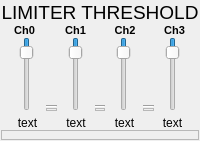
      <widget class="QFrame" name="verticalFrame_scroll_contro_right">
       <layout class="QVBoxLayout" name="verticalLayout_6" stretch="1,1,8,1,1">
        <property name="spacing">
         <number>0</number>
        </property>
        <property name="leftMargin">
         <number>1</number>
        </property>
        <property name="topMargin">
         <number>1</number>
        </property>
        <property name="rightMargin">
         <number>1</number>
        </property>
        <property name="bottomMargin">
         <number>1</number>
        </property>
        <item>
         <widget class="QLabel" name="label_13">
          <property name="font">
           <font>
            <family>Segoe UI</family>
            <pointsize>14</pointsize>
            <weight>50</weight>
            <bold>false</bold>
           </font>
          </property>
          <property name="text">
           <string>LIMITER THRESHOLD</string>
          </property>
          <property name="alignment">
           <set>Qt::AlignBottom|Qt::AlignHCenter</set>
          </property>
          <property name="QLabelMainBig_SegoeUI12pt" stdset="0">
           <string>true</string>
          </property>
         </widget>
        </item>
        <item>
         <layout class="QHBoxLayout" name="horizontalLayout_5">
          <property name="spacing">
           <number>0</number>
          </property>
          <item>
           <widget class="QLabel" name="label_7">
            <property name="font">
             <font>
              <family>MS Shell Dlg 2</family>
              <pointsize>8</pointsize>
              <weight>75</weight>
              <bold>true</bold>
             </font>
            </property>
            <property name="text">
             <string>Ch0 </string>
            </property>
            <property name="textFormat">
             <enum>Qt::AutoText</enum>
            </property>
            <property name="alignment">
             <set>Qt::AlignCenter</set>
            </property>
           </widget>
          </item>
          <item>
           <widget class="QLabel" name="label_8">
            <property name="font">
             <font>
              <family>MS Shell Dlg 2</family>
              <pointsize>8</pointsize>
              <weight>75</weight>
              <bold>true</bold>
             </font>
            </property>
            <property name="text">
             <string>Ch1</string>
            </property>
            <property name="textFormat">
             <enum>Qt::AutoText</enum>
            </property>
            <property name="alignment">
             <set>Qt::AlignCenter</set>
            </property>
           </widget>
          </item>
          <item>
           <widget class="QLabel" name="label_9">
            <property name="font">
             <font>
              <family>MS Shell Dlg 2</family>
              <pointsize>8</pointsize>
              <weight>75</weight>
              <bold>true</bold>
             </font>
            </property>
            <property name="text">
             <string>Ch2</string>
            </property>
            <property name="textFormat">
             <enum>Qt::AutoText</enum>
            </property>
            <property name="alignment">
             <set>Qt::AlignCenter</set>
            </property>
           </widget>
          </item>
          <item>
           <widget class="QLabel" name="label_25">
            <property name="font">
             <font>
              <family>MS Shell Dlg 2</family>
              <pointsize>8</pointsize>
              <weight>75</weight>
              <bold>true</bold>
             </font>
            </property>
            <property name="text">
             <string>Ch3</string>
            </property>
            <property name="textFormat">
             <enum>Qt::AutoText</enum>
            </property>
            <property name="alignment">
             <set>Qt::AlignCenter</set>
            </property>
           </widget>
          </item>
         </layout>
        </item>
        <item>
         <layout class="QHBoxLayout" name="horizontalLayout_2" stretch="2,1,2,1,2,1,2">
          <property name="spacing">
           <number>0</number>
          </property>
          <property name="leftMargin">
           <number>10</number>
          </property>
          <property name="rightMargin">
           <number>10</number>
          </property>
          <property name="bottomMargin">
           <number>5</number>
          </property>
          <item>
           <widget class="QSlider_USER" name="ch0thr">
            <property name="sizePolicy">
             <sizepolicy hsizetype="Preferred" vsizetype="Preferred">
              <horstretch>0</horstretch>
              <verstretch>0</verstretch>
             </sizepolicy>
            </property>
            <property name="autoFillBackground">
             <bool>false</bool>
            </property>
            <property name="maximum">
             <number>672</number>
            </property>
            <property name="value">
             <number>96</number>
            </property>
            <property name="orientation">
             <enum>Qt::Vertical</enum>
            </property>
            <property name="invertedAppearance">
             <bool>true</bool>
            </property>
            <property name="invertedControls">
             <bool>false</bool>
            </property>
           </widget>
          </item>
          <item>
           <layout class="QVBoxLayout" name="verticalLayout_19" stretch="2,1">
            <property name="leftMargin">
             <number>3</number>
            </property>
            <property name="topMargin">
             <number>68</number>
            </property>
            <property name="rightMargin">
             <number>3</number>
            </property>
            <item>
             <widget class="Line" name="line_8">
              <property name="orientation">
               <enum>Qt::Horizontal</enum>
              </property>
             </widget>
            </item>
            <item>
             <widget class="QFrame" name="frame_10">
              <property name="frameShape">
               <enum>QFrame::StyledPanel</enum>
              </property>
              <property name="frameShadow">
               <enum>QFrame::Raised</enum>
              </property>
             </widget>
            </item>
           </layout>
          </item>
          <item>
           <widget class="QSlider_USER" name="ch1thr">
            <property name="sizePolicy">
             <sizepolicy hsizetype="Preferred" vsizetype="Preferred">
              <horstretch>0</horstretch>
              <verstretch>0</verstretch>
             </sizepolicy>
            </property>
            <property name="autoFillBackground">
             <bool>false</bool>
            </property>
            <property name="maximum">
             <number>672</number>
            </property>
            <property name="value">
             <number>96</number>
            </property>
            <property name="orientation">
             <enum>Qt::Vertical</enum>
            </property>
            <property name="invertedAppearance">
             <bool>true</bool>
            </property>
            <property name="invertedControls">
             <bool>false</bool>
            </property>
           </widget>
          </item>
          <item>
           <layout class="QVBoxLayout" name="verticalLayout_20" stretch="2,1">
            <property name="leftMargin">
             <number>3</number>
            </property>
            <property name="topMargin">
             <number>68</number>
            </property>
            <property name="rightMargin">
             <number>3</number>
            </property>
            <item>
             <widget class="Line" name="line_9">
              <property name="orientation">
               <enum>Qt::Horizontal</enum>
              </property>
             </widget>
            </item>
            <item>
             <widget class="QFrame" name="frame_11">
              <property name="frameShape">
               <enum>QFrame::StyledPanel</enum>
              </property>
              <property name="frameShadow">
               <enum>QFrame::Raised</enum>
              </property>
             </widget>
            </item>
           </layout>
          </item>
          <item>
           <widget class="QSlider_USER" name="ch2thr">
            <property name="sizePolicy">
             <sizepolicy hsizetype="Preferred" vsizetype="Preferred">
              <horstretch>0</horstretch>
              <verstretch>0</verstretch>
             </sizepolicy>
            </property>
            <property name="autoFillBackground">
             <bool>false</bool>
            </property>
            <property name="maximum">
             <number>672</number>
            </property>
            <property name="value">
             <number>96</number>
            </property>
            <property name="orientation">
             <enum>Qt::Vertical</enum>
            </property>
            <property name="invertedAppearance">
             <bool>true</bool>
            </property>
            <property name="invertedControls">
             <bool>false</bool>
            </property>
           </widget>
          </item>
          <item>
           <layout class="QVBoxLayout" name="verticalLayout_21" stretch="2,1">
            <property name="leftMargin">
             <number>3</number>
            </property>
            <property name="topMargin">
             <number>68</number>
            </property>
            <property name="rightMargin">
             <number>3</number>
            </property>
            <item>
             <widget class="Line" name="line_10">
              <property name="orientation">
               <enum>Qt::Horizontal</enum>
              </property>
             </widget>
            </item>
            <item>
             <widget class="QFrame" name="frame_12">
              <property name="frameShape">
               <enum>QFrame::StyledPanel</enum>
              </property>
              <property name="frameShadow">
               <enum>QFrame::Raised</enum>
              </property>
             </widget>
            </item>
           </layout>
          </item>
          <item>
           <widget class="QSlider_USER" name="ch3thr">
            <property name="sizePolicy">
             <sizepolicy hsizetype="Preferred" vsizetype="Preferred">
              <horstretch>0</horstretch>
              <verstretch>0</verstretch>
             </sizepolicy>
            </property>
            <property name="layoutDirection">
             <enum>Qt::LeftToRight</enum>
            </property>
            <property name="autoFillBackground">
             <bool>false</bool>
            </property>
            <property name="maximum">
             <number>672</number>
            </property>
            <property name="pageStep">
             <number>1</number>
            </property>
            <property name="value">
             <number>96</number>
            </property>
            <property name="orientation">
             <enum>Qt::Vertical</enum>
            </property>
            <property name="invertedAppearance">
             <bool>true</bool>
            </property>
            <property name="invertedControls">
             <bool>false</bool>
            </property>
           </widget>
          </item>
         </layout>
        </item>
        <item>
         <layout class="QHBoxLayout" name="horizontalLayout_4">
          <property name="spacing">
           <number>5</number>
          </property>
          <property name="leftMargin">
           <number>5</number>
          </property>
          <property name="rightMargin">
           <number>5</number>
          </property>
          <item>
           <widget class="QLabel" name="ch0thrLabel">
            <property name="sizePolicy">
             <sizepolicy hsizetype="Maximum" vsizetype="Preferred">
              <horstretch>0</horstretch>
              <verstretch>0</verstretch>
             </sizepolicy>
            </property>
            <property name="maximumSize">
             <size>
              <width>80</width>
              <height>30</height>
             </size>
            </property>
            <property name="frameShape">
             <enum>QFrame::NoFrame</enum>
            </property>
            <property name="text">
             <string>text</string>
            </property>
            <property name="alignment">
             <set>Qt::AlignCenter</set>
            </property>
            <property name="lbl_type" stdset="0">
             <string>vol</string>
            </property>
           </widget>
          </item>
          <item>
           <widget class="QLabel" name="ch1thrLabel">
            <property name="sizePolicy">
             <sizepolicy hsizetype="Maximum" vsizetype="Preferred">
              <horstretch>0</horstretch>
              <verstretch>0</verstretch>
             </sizepolicy>
            </property>
            <property name="maximumSize">
             <size>
              <width>80</width>
              <height>30</height>
             </size>
            </property>
            <property name="frameShape">
             <enum>QFrame::NoFrame</enum>
            </property>
            <property name="text">
             <string>text</string>
            </property>
            <property name="alignment">
             <set>Qt::AlignCenter</set>
            </property>
            <property name="lbl_type" stdset="0">
             <string>vol</string>
            </property>
           </widget>
          </item>
          <item>
           <widget class="QLabel" name="ch2thrLabel">
            <property name="sizePolicy">
             <sizepolicy hsizetype="Maximum" vsizetype="Preferred">
              <horstretch>0</horstretch>
              <verstretch>0</verstretch>
             </sizepolicy>
            </property>
            <property name="maximumSize">
             <size>
              <width>80</width>
              <height>30</height>
             </size>
            </property>
            <property name="frameShape">
             <enum>QFrame::NoFrame</enum>
            </property>
            <property name="text">
             <string>text</string>
            </property>
            <property name="alignment">
             <set>Qt::AlignCenter</set>
            </property>
            <property name="lbl_type" stdset="0">
             <string>vol</string>
            </property>
           </widget>
          </item>
          <item>
           <widget class="QLabel" name="ch3thrLabel">
            <property name="sizePolicy">
             <sizepolicy hsizetype="Maximum" vsizetype="Preferred">
              <horstretch>0</horstretch>
              <verstretch>0</verstretch>
             </sizepolicy>
            </property>
            <property name="maximumSize">
             <size>
              <width>80</width>
              <height>30</height>
             </size>
            </property>
            <property name="frameShape">
             <enum>QFrame::NoFrame</enum>
            </property>
            <property name="text">
             <string>text</string>
            </property>
            <property name="alignment">
             <set>Qt::AlignCenter</set>
            </property>
            <property name="lbl_type" stdset="0">
             <string>vol</string>
            </property>
           </widget>
          </item>
         </layout>
        </item>
        <item>
         <widget class="QFrame" name="frame">
          <property name="frameShape">
           <enum>QFrame::StyledPanel</enum>
          </property>
          <property name="frameShadow">
           <enum>QFrame::Raised</enum>
          </property>
         </widget>
        </item>
       </layout>
      </widget>
